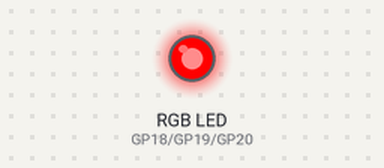
This program was run on a simulated Raspberry Pi Pico running MicroPython. On the bench: an RGB LED mixed from three pins (HIGH = lit).

Above: at 0.5 s.
At 4.5 s:
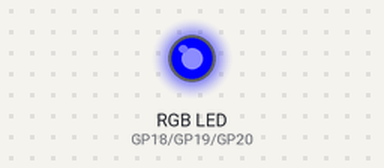
At 6.5 s:
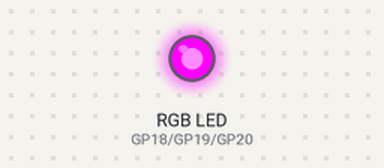
At 7.5 s:
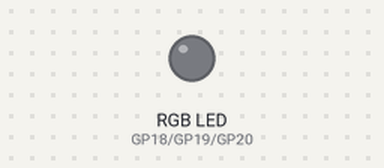
At 10.5 s:
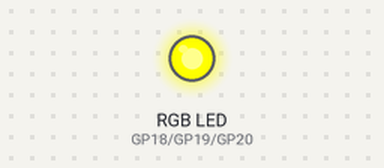
At 14.5 s:
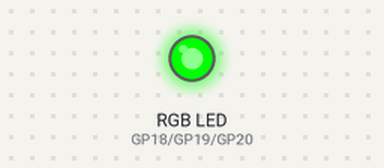
Timing chart, 0 to 15.6 s (numbered marks = the images above):
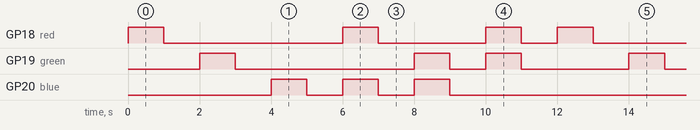

The program:

RGBLEDKY-016.py
```python
# importando librerias
from machine import Pin
import utime

# inicializando los pines rojo, verde y azul de un led rgb como salidas digitales
red = Pin(18, Pin.OUT)
green = Pin(19, Pin.OUT)
blue = Pin(20, Pin.OUT)

# ciclo
while True:

    # enciende y apaga led rojo
    red.value(1)
    utime.sleep(1)
    red.value(0)
    utime.sleep(1)

    # enciende y apaga el led verde
    green.value(1)
    utime.sleep(1)
    green.value(0)
    utime.sleep(1)

    # enciende y apaga el led azul
    blue.value(1)
    utime.sleep(1)
    blue.value(0)
    utime.sleep(1)

    # enciende y apaga los leds rojo y azul
    red.value(1)
    blue.value(1)
    utime.sleep(1)
    red.value(0)
    blue.value(0)
    utime.sleep(1)

    # enciende y apaga los leds verde y azul
    green.value(1)
    blue.value(1)
    utime.sleep(1)
    green.value(0)
    blue.value(0)
    utime.sleep(1)

    # enciende y apaga los leds rojo y verde
    green.value(1)
    red.value(1)
    utime.sleep(1)
    green.value(0)
    red.value(0)
    utime.sleep(1)
```

Measured:
- by itself, GP18 (red): repeats every 12.0 s: LOW 5.0 s, HIGH 1.0 s, LOW 3.0 s, HIGH 1.0 s, LOW 1.0 s, HIGH 1.0 s
- by itself, GP19 (green): repeats every 12.0 s: LOW 5.0 s, HIGH 1.0 s, LOW 1.0 s, HIGH 1.0 s, LOW 3.0 s, HIGH 1.0 s
- by itself, GP20 (blue): repeats every 12.0 s: 2 × (LOW 1.0 s, HIGH 1.0 s), LOW 7.0 s, HIGH 1.0 s
